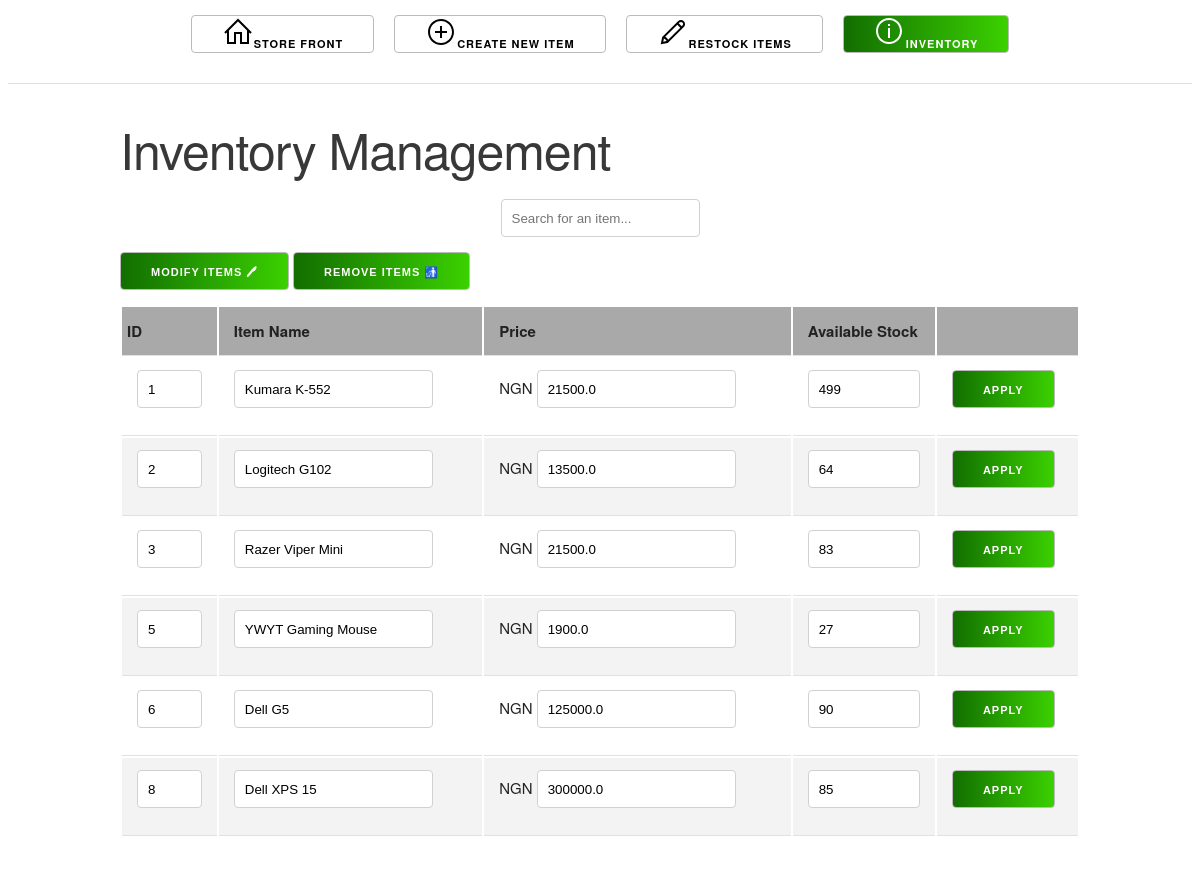
/manage_items, run on an earlier commit of the app's database.
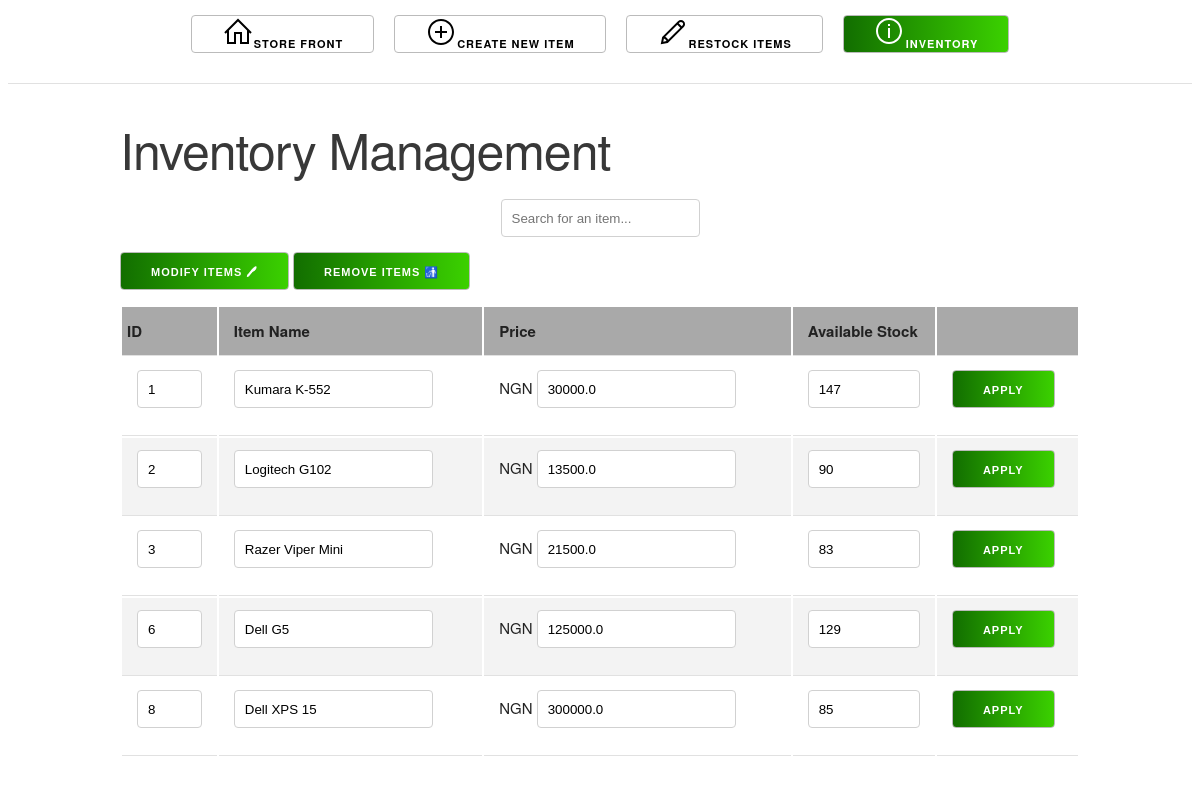
And on a later commit of the database.
### store/models.py (models this page shows, shortened)
class Item(db.Model):
    __tablename__ = 'item'
    id = db.Column(db.Integer, primary_key = True)
    name = db.Column(db.String(32), unique = True, nullable = False)
    price = db.Column(db.Float, default = 0)
    stock = db.Column(db.Integer, default = 0)
    sold_out = db.Column(db.Boolean, default = False)
    post_restock = db.Column(db.Integer)
    low_stock = db.Column(db.Boolean, default = False)

### store/main/views.py (the view, shortened to what this page needs)
@main.route('/manage_items', methods=['GET', 'POST'])
def manage_items():
    items = Item.query.all()
    low_stock_items = filter_low_stock(items)
    modded_item = None
    if low_stock_items:
        flash('⚠ Some items are low on stock. Please restock as soon as possible ⚠', 'warning')
    return render_template('main/manage.html', items = items)

### store/main/views.py (called while the page is built)
def filter_low_stock(items):
    return [item for item in items if item.low_stock]

### store/templates/main/manage.html (shortened to what this page needs)
{% extends "base.html" %}
{% block body %}
<div class="menu">
    <a href="{{ url_for('main.index') }}" class="menu-item btn"><svg fill="#000000" viewBox="0 0 32 32" width="32px" height="32px"><path fill="none" stroke="#000000" stroke-miterlimit="10" stroke-width="2" d="M3 17L16 4 29 17"/><path fill="none" stroke="#000000" stroke-miterlimit="10" stroke-width="2" d="M6 14L6 27 13 27 13 17 19 17 19 27 26 27 26 14"/></svg>Store Front</a>
    <a href="{{ url_for('main.create_item') }}" class="menu-item btn">Create New Item</a>
    <a href="{{ url_for('main.restock') }}" class="menu-item btn">Restock Items</a>
    <a href="{{ url_for('main.manage_items') }}" class="menu-item btn active">Inventory</a>
</div>
<hr>
<div class="container u-full-width">
    <h1>Inventory Management</h1>
    <div class="center-button">
        <input type="text" onkeyup="search()" placeholder="Search for an item..." id="searchBtn">
    </div>
    <input type="button" value="Modify Items 🖊" class="modify-btn active" onclick="modifyItems()">
    <input type="button" value="Remove Items 🚮" class="remove-btn active" onclick="modifyItems()">
    {% if items == [] %}
    <h3>Inventory is empty 😟 <a href="{{ url_for('main.create_item') }}">Create a new item</a> and see it appear here.</h3>
    {% else %}
    <div class="modify-items">
        <table class="u-full-width">
            <thead>
                <tr>
                    <th style="width: 10%;">ID</th>
                    <th>Item Name</th>
                    <th>Price</th>
                    <th style="width: 15%;">Available Stock</th>
                    <th></th>
                </tr>
            </thead>
            <tbody>
                {% for item in items %}
                <tr class="item-row {{ item.name }}">
                    <form method="POST">
                        <td><input type="text" style="width: 100%;" name="item_id" value="{{ item.id }}" readonly></td>
                        <td><input type="text" value="{{ item.name }}" readonly></td>
                        <td>NGN <input type="text" name="modded_price" value="{{ item.price }}"></td>
                        <td><input type="number" style="width: 100%;" name="modded_stock" value="{{ item.stock }}"></td>
                        <td><input type="submit" value="Apply" class="confirm active"></td>
                    </form>
                </tr>
                {% endfor %}
            </tbody>
        </table>
    </div>
    {% endif %}
</div>
{% endblock %}

What changed in the data, as far as the page shows it:
removed Item: item_id "5", name "YWYT Gaming Mouse", modded_price "1900.0", modded_stock "27"
changed Item "Kumara K-552": modded_price "21500.0" → "30000.0"; modded_stock "499" → "147"
changed Item "Logitech G102": modded_stock "64" → "90"
changed Item "Dell G5": modded_stock "90" → "129"
